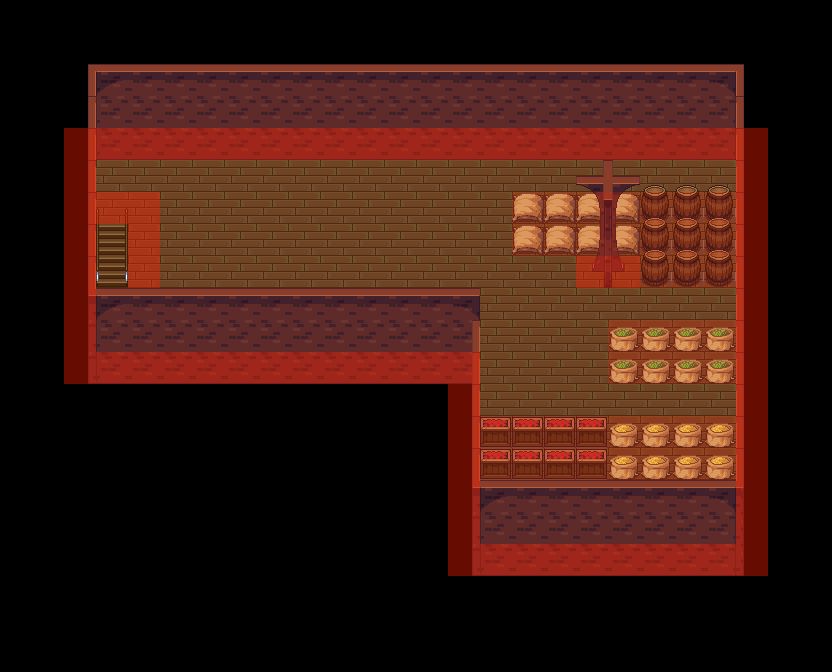

A level layout from a 2D game, rendered from its tile map. Below: a short description, then the map file with its tile-grid data intact:
An orthogonal 26x21 tile map with 32x32 px tiles, 3 tile layers (background, object, collision), 4 tilesets and 1 object (event).

<map height="21" orientation="orthogonal" renderorder="right-down" tileheight="32" tilewidth="32" version="1.0" width="26">
 <properties>
  <property name="music" value="music/calmtown.ogg" />
  <property name="tileset" value="tilesetdefs/interior.txt" />
  <property name="title" value="Market Basement" />
 </properties>
 <tileset firstgid="1" name="tiled_collision" tileheight="32" tilewidth="32">
  <image height="32" source="tiled_collision.png" width="480" />
 </tileset>
 <tileset firstgid="16" name="interior_background" tileheight="32" tilewidth="32">
  <image height="832" source="interior_background.png" width="864" />
 </tileset>
 <tileset firstgid="718" name="intfurniture" tileheight="64" tilewidth="32">
  <image height="512" source="intfurniture.png" width="671" />
 </tileset>
 <tileset firstgid="878" name="interiorbuildings" tileheight="128" tilewidth="32">
  <image height="768" source="interiorbuildings.png" width="672" />
 </tileset>
 <layer height="21" name="background" width="26">
  <data encoding="csv">
0,0,0,0,0,0,0,0,0,0,0,0,0,0,0,0,0,0,0,0,0,0,0,0,0,0,
0,0,0,0,0,0,0,0,0,0,0,0,0,0,0,0,0,0,0,0,0,0,0,0,0,0,
0,0,0,0,0,0,0,0,0,0,0,0,0,0,0,0,0,0,0,0,0,0,0,0,0,0,
0,0,0,0,0,0,0,0,0,0,0,0,0,0,0,0,0,0,0,0,0,0,0,0,0,0,
0,0,0,0,0,0,0,0,0,0,0,0,0,0,0,0,0,0,0,0,0,0,0,0,0,0,
0,0,0,156,156,156,156,156,156,156,156,156,156,156,156,156,156,156,156,156,156,156,156,0,0,0,
0,0,0,156,156,156,156,156,156,156,156,156,156,156,156,156,156,156,156,156,156,156,156,0,0,0,
0,0,0,156,156,156,156,156,156,156,156,156,156,156,156,156,156,156,156,156,156,156,156,0,0,0,
0,0,0,156,156,156,156,156,156,156,156,156,156,156,156,156,156,156,156,156,156,156,156,0,0,0,
0,0,0,156,156,156,156,156,156,156,156,156,156,156,156,156,156,156,156,156,156,156,156,0,0,0,
0,0,0,156,156,156,156,156,156,156,156,156,156,156,156,156,156,156,156,156,156,156,156,0,0,0,
0,0,0,156,156,156,156,156,156,156,156,156,156,156,156,156,156,156,156,156,156,156,156,0,0,0,
0,0,0,0,0,0,0,0,0,0,0,0,0,0,0,156,156,156,156,156,156,156,156,0,0,0,
0,0,0,0,0,0,0,0,0,0,0,0,0,0,0,156,156,156,156,156,156,156,156,0,0,0,
0,0,0,0,0,0,0,0,0,0,0,0,0,0,0,156,156,156,156,156,156,156,156,0,0,0,
0,0,0,0,0,0,0,0,0,0,0,0,0,0,0,156,156,156,156,156,156,156,156,0,0,0,
0,0,0,0,0,0,0,0,0,0,0,0,0,0,0,156,156,156,156,156,156,156,156,0,0,0,
0,0,0,0,0,0,0,0,0,0,0,0,0,0,0,156,156,156,156,156,156,156,156,0,0,0,
0,0,0,0,0,0,0,0,0,0,0,0,0,0,0,0,0,0,0,0,0,0,0,0,0,0,
0,0,0,0,0,0,0,0,0,0,0,0,0,0,0,0,0,0,0,0,0,0,0,0,0,0,
0,0,0,0,0,0,0,0,0,0,0,0,0,0,0,0,0,0,0,0,0,0,0,0,0,0
</data>
 </layer>
 <layer height="21" name="object" width="26">
  <data encoding="csv">
0,0,0,0,0,0,0,0,0,0,0,0,0,0,0,0,0,0,0,0,0,0,0,0,0,0,
0,0,0,0,0,0,0,0,0,0,0,0,0,0,0,0,0,0,0,0,0,0,0,0,0,0,
0,0,0,0,0,0,0,0,0,0,0,0,0,0,0,0,0,0,0,0,0,0,0,0,0,0,
0,0,0,0,0,0,0,0,0,0,0,0,0,0,0,0,0,0,0,0,0,0,0,0,0,0,
0,0,0,962,963,963,963,963,963,963,963,963,963,963,963,963,963,963,963,963,963,963,964,0,0,0,
0,0,965,0,0,0,0,0,0,0,0,0,0,0,0,0,0,0,0,0,0,0,0,966,0,0,
0,0,965,114,0,0,0,0,0,0,0,0,0,0,0,0,181,181,181,181,720,720,720,966,0,0,
0,0,965,141,0,0,0,0,0,0,0,0,0,0,0,0,181,181,181,181,720,720,720,966,0,0,
0,0,965,168,0,0,0,0,0,0,0,0,0,0,0,0,0,0,950,951,720,720,720,966,0,0,
0,0,965,0,0,0,0,0,0,0,0,0,0,0,0,0,0,0,0,0,0,0,0,966,0,0,
0,0,965,0,0,0,0,0,0,0,0,0,0,0,0,0,0,0,0,209,209,209,209,966,0,0,
0,0,965,962,963,963,963,963,963,963,963,963,963,963,964,0,0,0,0,209,209,209,209,966,0,0,
0,0,0,0,0,0,0,0,0,0,0,0,0,0,0,0,0,0,0,0,0,0,0,966,0,0,
0,0,0,0,0,0,0,0,0,0,0,0,0,0,965,207,207,207,207,182,182,182,182,966,0,0,
0,0,0,0,0,0,0,0,0,0,0,0,0,0,965,207,207,207,207,182,182,182,182,966,0,0,
0,0,0,0,0,0,0,0,0,0,0,0,0,0,965,0,0,0,0,0,0,0,0,966,0,0,
0,0,0,0,0,0,0,0,0,0,0,0,0,0,965,0,0,0,0,0,0,0,0,966,0,0,
0,0,0,0,0,0,0,0,0,0,0,0,0,0,965,962,963,963,963,963,963,963,964,966,0,0,
0,0,0,0,0,0,0,0,0,0,0,0,0,0,0,0,0,0,0,0,0,0,0,0,0,0,
0,0,0,0,0,0,0,0,0,0,0,0,0,0,0,0,0,0,0,0,0,0,0,0,0,0,
0,0,0,0,0,0,0,0,0,0,0,0,0,0,0,0,0,0,0,0,0,0,0,0,0,0
</data>
 </layer>
 <layer height="21" name="collision" width="26">
  <data encoding="csv">
0,0,0,0,0,0,0,0,0,0,0,0,0,0,0,0,0,0,0,0,0,0,0,0,0,0,
0,0,0,0,0,0,0,0,0,0,0,0,0,0,0,0,0,0,0,0,0,0,0,0,0,0,
0,0,0,0,0,0,0,0,0,0,0,0,0,0,0,0,0,0,0,0,0,0,0,0,0,0,
0,0,0,0,0,0,0,0,0,0,0,0,0,0,0,0,0,0,0,0,0,0,0,0,0,0,
0,0,1,1,1,1,1,1,1,1,1,1,1,1,1,1,1,1,1,1,1,1,1,1,0,0,
0,0,1,0,0,0,0,0,0,0,0,0,0,0,0,0,0,0,0,0,0,0,0,1,0,0,
0,0,1,1,1,0,0,0,0,0,0,0,0,0,0,0,3,3,3,3,3,3,3,1,0,0,
0,0,1,0,1,0,0,0,0,0,0,0,0,0,0,0,3,3,3,3,3,3,3,1,0,0,
0,0,1,0,1,0,0,0,0,0,0,0,0,0,0,0,0,0,1,1,3,3,3,1,0,0,
0,0,1,0,0,0,0,0,0,0,0,0,0,0,0,0,0,0,0,0,0,0,0,1,0,0,
0,0,1,0,0,0,0,0,0,0,0,0,0,0,0,0,0,0,0,3,3,3,3,1,0,0,
0,0,1,1,1,1,1,1,1,1,1,1,1,1,1,0,0,0,0,3,3,3,3,1,0,0,
0,0,0,0,0,0,0,0,0,0,0,0,0,0,1,0,0,0,0,0,0,0,0,1,0,0,
0,0,0,0,0,0,0,0,0,0,0,0,0,0,1,3,3,3,3,3,3,3,3,1,0,0,
0,0,0,0,0,0,0,0,0,0,0,0,0,0,1,3,3,3,3,3,3,3,3,1,0,0,
0,0,0,0,0,0,0,0,0,0,0,0,0,0,1,0,0,0,0,0,0,0,0,1,0,0,
0,0,0,0,0,0,0,0,0,0,0,0,0,0,1,0,0,0,0,0,0,0,0,1,0,0,
0,0,0,0,0,0,0,0,0,0,0,0,0,0,1,1,1,1,1,1,1,1,1,1,0,0,
0,0,0,0,0,0,0,0,0,0,0,0,0,0,0,0,0,0,0,0,0,0,0,0,0,0,
0,0,0,0,0,0,0,0,0,0,0,0,0,0,0,0,0,0,0,0,0,0,0,0,0,0,
0,0,0,0,0,0,0,0,0,0,0,0,0,0,0,0,0,0,0,0,0,0,0,0,0,0
</data>
 </layer>
 <objectgroup name="event">
  <object height="32" name="Teleport to Market" type="event" width="32" x="96" y="224">
   <properties>
    <property name="intermap" value="maps/market.txt,3,7" />
   <property name="activate" value="on_trigger" /></properties>
  </object>
 </objectgroup>
 <objectgroup name="npc" />
</map>
